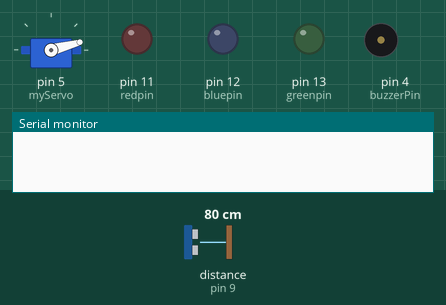
Simulated run of this sketch. Board: Arduino Uno, built with avr-gcc and run on an emulated ATmega328P. Parts: servo, output pins drawn as LEDs (lit = HIGH), buzzer (waves = sounding), the last lines printed to the serial monitor. Wiring (inferred from the names in the program): ultrasonic range finder: trigger pin 10; echo pin 9. The test bench sets the inputs (shaded band); at power-on: distance to the obstacle (sensor on pin 9) 80 cm. The echo pulse lasts 58.3 µs per cm; pins used as bus, display or sensor lines are not drawn.

Above: at 0.01 s.
1.3 s: distance to the obstacle (sensor on pin 9) set to 2 cm
At 2.4 s:
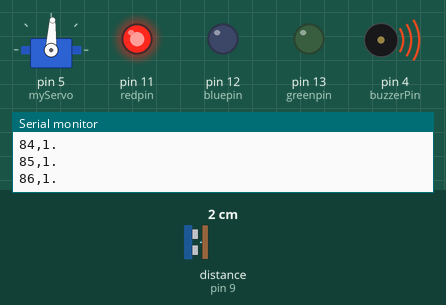
4.3 s: distance to the obstacle (sensor on pin 9) set to 14 cm
7.3 s: distance to the obstacle (sensor on pin 9) set to 17 cm
At 9.66 s:
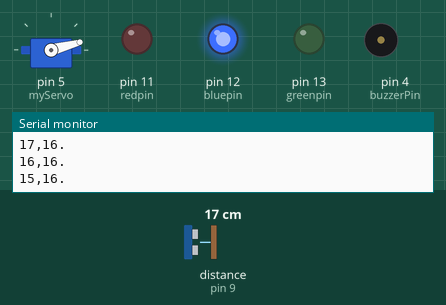
10.3 s: distance to the obstacle (sensor on pin 9) set to 4 cm
At 11.4 s:
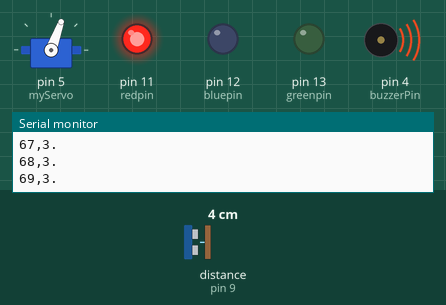
13.3 s: distance to the obstacle (sensor on pin 9) set to 18 cm
At 14.4 s:
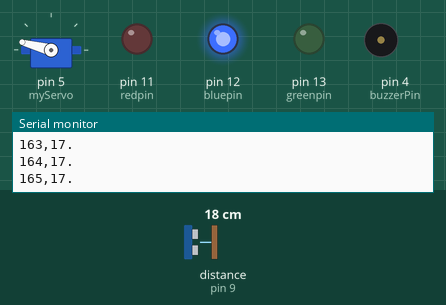
16.3 s: distance to the obstacle (sensor on pin 9) set to 120 cm
Timing chart, 0 to 20.3 s (numbered marks = the images above; inputs shaded):
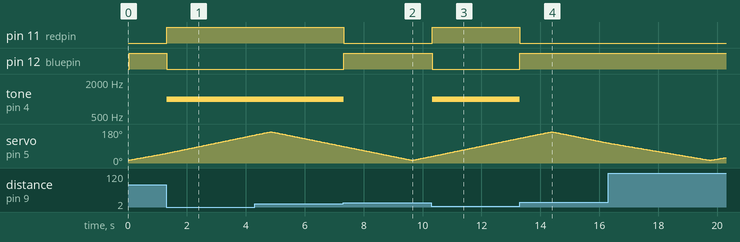

Measured:
- the behaviour switches between 15 and 16 cm on distance to the obstacle (sensor on pin 9) (found by bisection; images 1 and 2)
- after the input at 1.3 s, pin 11 (redpin): LOW → HIGH at once; pin 12 (bluepin): HIGH → LOW at once; tone on pin 4 (buzzerPin): silent → 1000 Hz at once
- after the input at 7.3 s, pin 11 (redpin): HIGH → LOW at once; pin 12 (bluepin): LOW → HIGH at once; tone on pin 4 (buzzerPin): 1000 Hz → silent at once
- after the input at 10.3 s, pin 11 (redpin): LOW → HIGH at once; pin 12 (bluepin): HIGH → LOW at once; tone on pin 4 (buzzerPin): silent → 1000 Hz at once
- after the input at 13.3 s, pin 11 (redpin): HIGH → LOW at once; pin 12 (bluepin): LOW → HIGH at once; tone on pin 4 (buzzerPin): 1000 Hz → silent at once

The sketch:

RADAR-ARDUINO.ino
```cpp
#include <Servo.h>

const int trigPin = 10;
const int echoPin = 9;
const int redpin = 11;
const int bluepin = 12;
const int greenpin = 13;
const int buzzerPin = 4;
long duration;
int distance;
Servo myServo;

void setup() {
  pinMode(trigPin, OUTPUT);
  pinMode(echoPin, INPUT);
  Serial.begin(9600);
  myServo.attach(5);
  pinMode(redpin, OUTPUT);
  pinMode(greenpin, OUTPUT);
  pinMode(bluepin, OUTPUT);
  pinMode(buzzerPin, OUTPUT);
}

void loop() {
  for (int i = 15; i <= 165; i++) {
    myServo.write(i);
    delay(30);
    distance = calculateDistance();

    Serial.print(i);
    Serial.print(",");
    Serial.print(distance);
    Serial.print(".\n");

    checkDistanceAlert(distance);
  }

  for (int i = 165; i >= 15; i--) {
    myServo.write(i);
    delay(30);
    distance = calculateDistance();

    Serial.print(i);
    Serial.print(",");
    Serial.print(distance);
    Serial.print(".\n");

    checkDistanceAlert(distance);
  }
}

int calculateDistance() {
  digitalWrite(trigPin, LOW);
  delayMicroseconds(2);
  digitalWrite(trigPin, HIGH);
  delayMicroseconds(10);
  digitalWrite(trigPin, LOW);

  duration = pulseIn(echoPin, HIGH);
  distance = duration * 0.034 / 2;
  return distance;
}

void checkDistanceAlert(int distance) {
  if (distance < 15) {
    setColor(255, 0, 0);
    tone(buzzerPin, 1000);
  } else {
    setColor(0, 0, 255);
    noTone(buzzerPin);
  }
}

void setColor(int redValue, int greenValue, int blueValue) {
  analogWrite(redpin, redValue);
  analogWrite(greenpin, greenValue);
  analogWrite(bluepin, blueValue);
}
```
